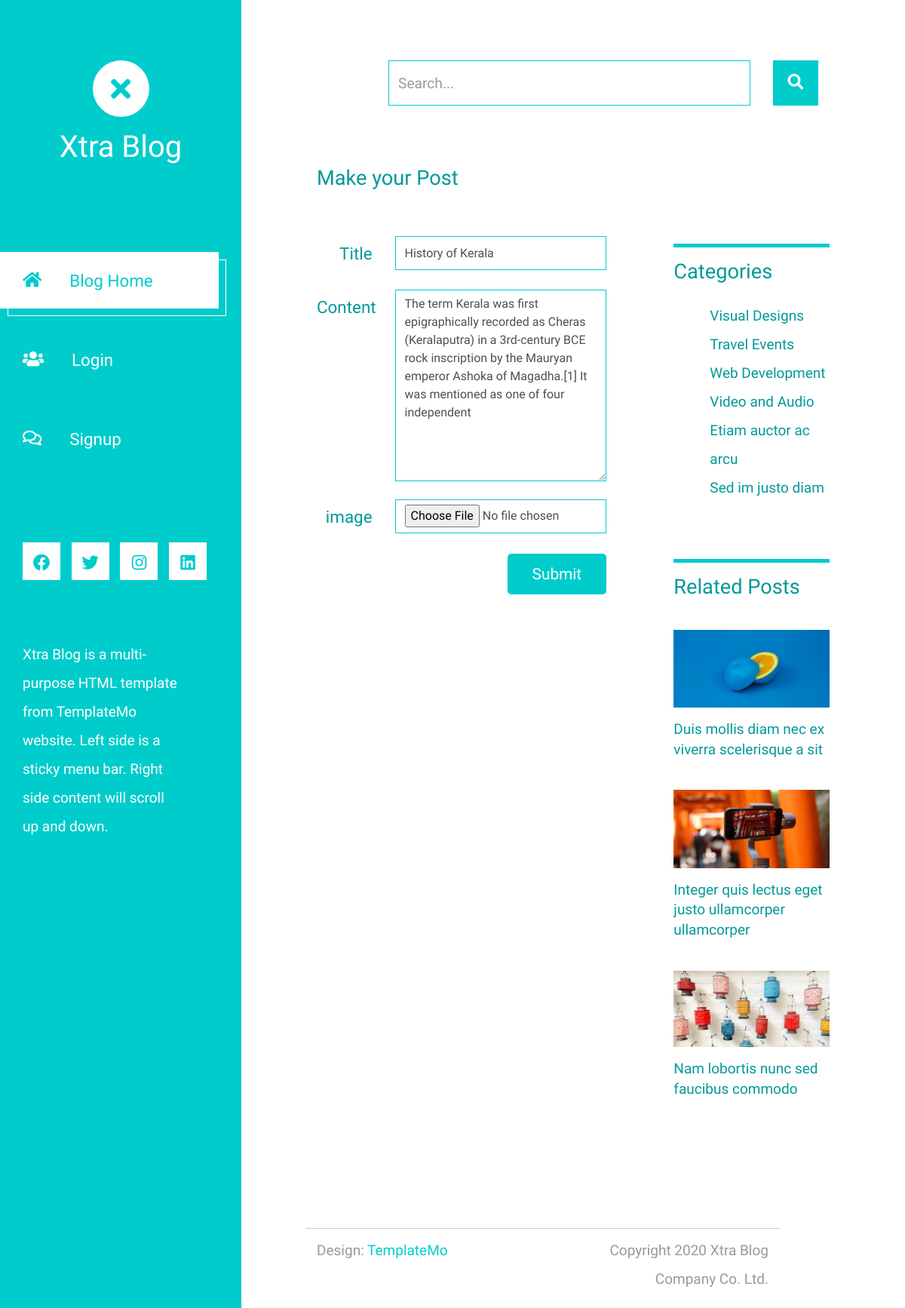
The page /edit/3 on the database its author committed.
### apps/models.py (models this page shows, shortened)
class Post(models.Model):
    title=models.CharField(max_length=50)
    content=models.TextField(max_length=200)
    date=models.DateTimeField(auto_now_add=True)
    image=models.ImageField(upload_to="images", blank=True)

### apps/views.py (the view)
# urls.py: path("edit/<int:id>",views.edit,name="edit"),
def edit(request,id):
    post=Post.objects.get(id=id)
    form=MakePost(instance=post)
    context={
        "form":form
    }
    if request.method=='POST':
        form=MakePost(request.POST, request.FILES, instance=post)
        if form.is_valid():
            form.save()
            return redirect("/")
    return render(request,"edit.html",context)

### apps/forms.py
class MakePost(forms.ModelForm):
    class Meta:
        model=Post
        fields=['title','content','image']
        widgets={
            'title': TextInput(attrs={
                "class":"form-control mr-0 ml-auto",
                "name":"title",
                "id":"name",
                "type":"text"
            }),
            'content': Textarea(attrs={
                "class":"form-control mr-0 ml-auto",
                "name":"content",
                "id":"email",
                "type":"email"
            }),
            'image': FileInput(attrs={
                "class":"form-control mr-0 ml-auto",
                "name":"image",
                "id":"subject",
                "type":"file"
            })
        }

### apps/templates/edit.html (shortened to what this page needs)
{% extends 'theme.html' %}
{% load static %}
{% block content %}
<div class="container-fluid">
    <main class="tm-main">
        <div class="row tm-row">
            <div class="col-12">
                <form method="GET" class="form-inline tm-mb-80 tm-search-form">
                    <input class="form-control tm-search-input" name="query" type="text" placeholder="Search..."
                        aria-label="Search">
                    <button class="tm-search-button" type="submit">
                        <i class="fas fa-search tm-search-icon" aria-hidden="true"></i>
                    </button>
                </form>
            </div>
        </div>
        <div class="row tm-row">
            <div class="row tm-row tm-mb-120">
                <div class="col-12">
                    <h2 class="tm-color-primary tm-post-title tm-mb-60">Make your Post</h2>
                </div>
                <div class="col-lg-7 tm-contact-left">
                    <form method="POST" action="" class="mb-5 ml-auto mr-0 tm-contact-form"
                        enctype="multipart/form-data">
                        <div class="form-group row mb-4">
                            <label for="name" class="col-sm-3 col-form-label text-right tm-color-primary">Title</label>
                            <div class="col-sm-9">
                                {{form.title}}
                            </div>
                        </div>
                        <div class="form-group row mb-4">
                            <label for="email"
                                class="col-sm-3 col-form-label text-right tm-color-primary">Content</label>
                            <div class="col-sm-9">
                                {{form.content}}
                            </div>
                        </div>
                        <div class="form-group row mb-4">
                            <label for="subject"
                                class="col-sm-3 col-form-label text-right tm-color-primary">image</label>
                            <div class="col-sm-9">
                                {{form.image}}
                            </div>
                        </div>
                        <div class="form-group row text-right">
                            <div class="col-12">
                                <button class="tm-btn tm-btn-primary tm-btn-small">Submit</button>
                            </div>
                        </div>
                    </form>
                </div>
                <aside class="col-lg-4 tm-aside-col">
                    <div class="tm-post-sidebar">
                        <hr class="mb-3 tm-hr-primary">
                        <h2 class="mb-4 tm-post-title tm-color-primary">Categories</h2>
                        <ul class="tm-mb-75 pl-5 tm-category-list">
                            <li><a href="#" class="tm-color-primary">Visual Designs</a></li>
                            <li><a href="#" class="tm-color-primary">Travel Events</a></li>
                            <li><a href="#" class="tm-color-primary">Web Development</a></li>
                            <li><a href="#" class="tm-color-primary">Video and Audio</a></li>
                            <li><a href="#" class="tm-color-primary">Etiam auctor ac arcu</a></li>
                            <li><a href="#" class="tm-color-primary">Sed im justo diam</a></li>
                        </ul>
                        <hr class="mb-3 tm-hr-primary">
                        <h2 class="tm-mb-40 tm-post-title tm-color-primary">Related Posts</h2>
                        <a href="#" class="d-block tm-mb-40">
                            <figure>
                                <img src="{% static 'img/img-02.jpg' %}" alt="Image" class="mb-3 img-fluid">
                                <figcaption class="tm-color-primary">Duis mollis diam nec ex viverra scelerisque a sit
                                </figcaption>
                            </figure>
                        </a>
                        <a href="#" class="d-block tm-mb-40">
                            <figure>
                                <img src="img/img-05.jpg" alt="Image" class="mb-3 img-fluid">
                                <figcaption class="tm-color-primary">Integer quis lectus eget justo ullamcorper
                                    ullamcorper</figcaption>
                            </figure>
                        </a>
                        <a href="#" class="d-block tm-mb-40">
                            <figure>
                                <img src="{% static 'img/img-06.jpg' %}" alt="Image" class="mb-3 img-fluid">
                                <figcaption class="tm-color-primary">Nam lobortis nunc sed faucibus commodo</figcaption>
                            </figure>
                        </a>
                    </div>
                </aside>
            </div>
            {% endblock %}

### rows shown on the page
Post: title "History of Kerala", content "The term Kerala was first epigraphically recorded as Cheras (Keralaputra) in a 3rd-century BCE rock inscription by the Mauryan emperor Ashoka of Magadha.[1] It was mentioned as one of four independent"
